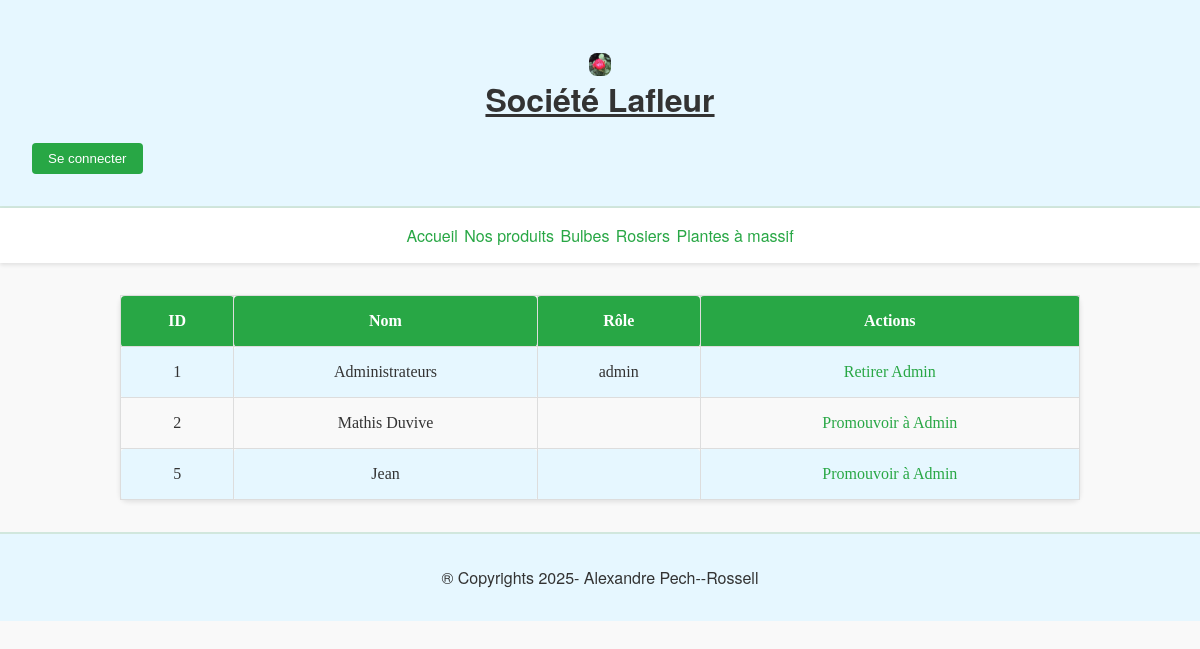
The app's page /backend/gestion_utilisateurs.php, older data.
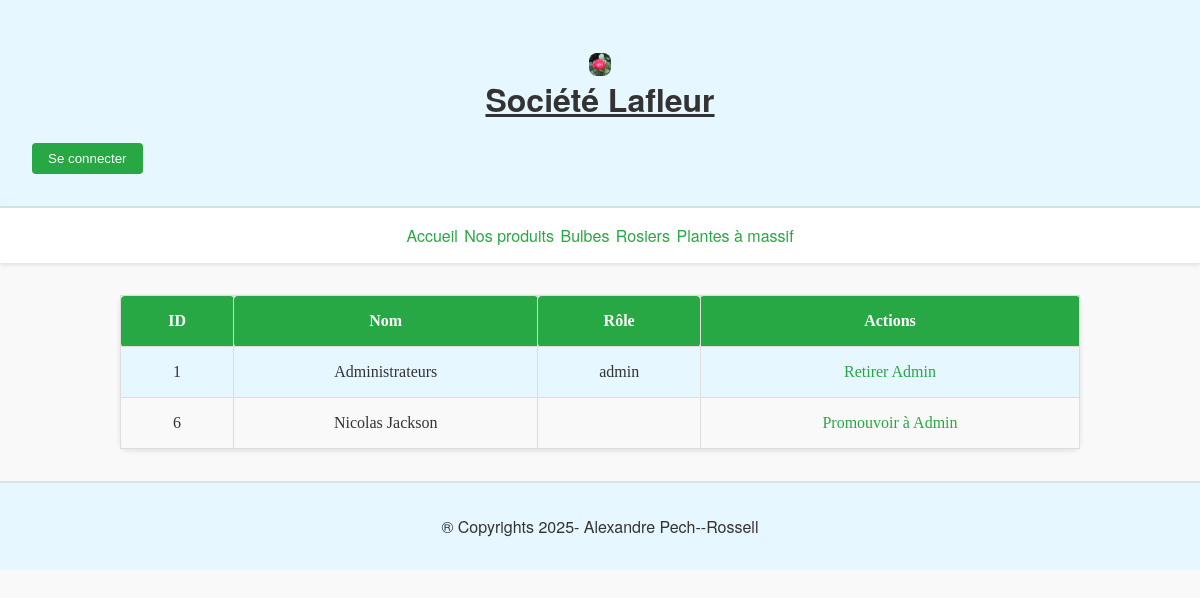
The same page, newer data.
### tables this page shows
CREATE TABLE IF NOT EXISTS `utilisateurs` (
  `id_users` int NOT NULL AUTO_INCREMENT,
  `login` varchar(50) DEFAULT NULL,
  `mot_de_passe` varchar(255) DEFAULT NULL,
  `nom` varchar(255) DEFAULT NULL,
  `role` varchar(50) DEFAULT NULL,
  PRIMARY KEY (`id_users`)
);

### backend/gestion_utilisateurs.php (the view, shortened to what this page needs)
<?php
require_once '../php/connect.php';
?>
<!DOCTYPE HTML>
<html lang="fr">
<head>
    <link rel="stylesheet" href="../css/style.css">
</head>
<body>
<header>
    <h1><img src="../images/ACCUEIL.jpg" width="2%"> Société Lafleur</h1>
    <?php if (isset($_SESSION['id_users'])): ?>
        <button onclick="window.location.href='../php/deconnexion.php'">Se déconnecter</button>
        <?php if ($_SESSION['role'] === "admin"): ?>
            <button onclick="window.location.href='administration.php'">Administration</button>
        <?php else: ?>
            <button onclick="window.location.href='profil.php'">Mon Profil</button>
        <?php endif; ?>
    <?php else: ?>
        <button onclick="window.location.href='../php/connexion.php'">Se connecter</button>
    <?php endif; ?>
</header>
<nav>
    <a href="../index.php">Accueil</a>
    <a href="../nos_produits.php">Nos produits</a>
    <a href="../Bulbes.php">Bulbes</a>
    <a href="../Rosiers.php">Rosiers</a>
    <a href="../plante_a_massif.php">Plantes à massif</a>
</nav>
<main>
<?php
$sql = "SELECT id_users, nom, role FROM utilisateurs";
$stmt = $pdo->prepare($sql);
if ($stmt->execute()) {
    $result = $stmt->fetchAll(PDO::FETCH_ASSOC);
    if ($result) {
        echo "<table class='user-table'>
                <tr><th>ID</th><th>Nom</th><th>Rôle</th><th>Actions</th></tr>";
        foreach ($result as $row) {
            echo "<tr>";
            echo "<td>" . htmlspecialchars($row['id_users'] ?? '') . "</td>";
            echo "<td>" . htmlspecialchars($row['nom'] ?? '') . "</td>";
            echo "<td>" . htmlspecialchars($row['role'] ?? '') . "</td>";
            if ($row['role'] === 'admin') {
                echo "<td><a href='gestion_role.php?id=" . $row['id_users'] . "&action=retirer' class='btn-retirer'>Retirer Admin</a></td>";
            } else {
                echo "<td><a href='gestion_role.php?id=" . $row['id_users'] . "&action=promouvoir' class='btn-promouvoir'>Promouvoir à Admin</a></td>";
            }
            echo "</tr>";
        }
        echo "</table>";
    } else {
        echo "<p>Aucun utilisateur trouvé.</p>";
    }
} else {
    $errorInfo = $stmt->errorInfo();
    echo "Erreur d'exécution : " . $errorInfo[2];
}
?>
</main>
<footer>
    <p>® Copyrights 2025- Alexandre Pech--Rossell</p>
</footer>
</body>
</html>

Row changes from the older to the newer data that the page shows:
removed utilisateurs: id_users "2", nom "Mathis Duvive"
removed utilisateurs: id_users "5", nom "Jean"
added utilisateurs: id_users "6", nom "Nicolas Jackson"
